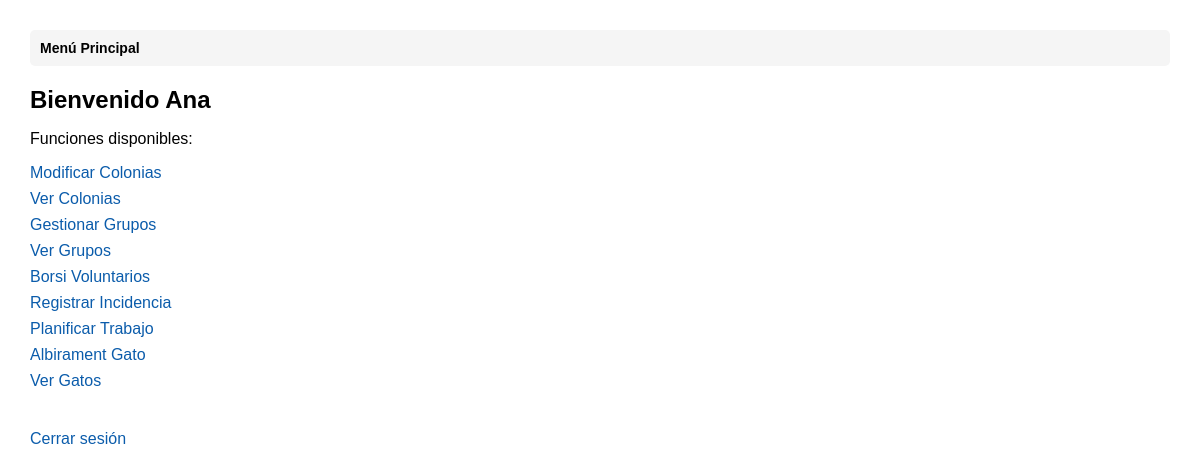
The app's page /menu.php (signed in), older data.
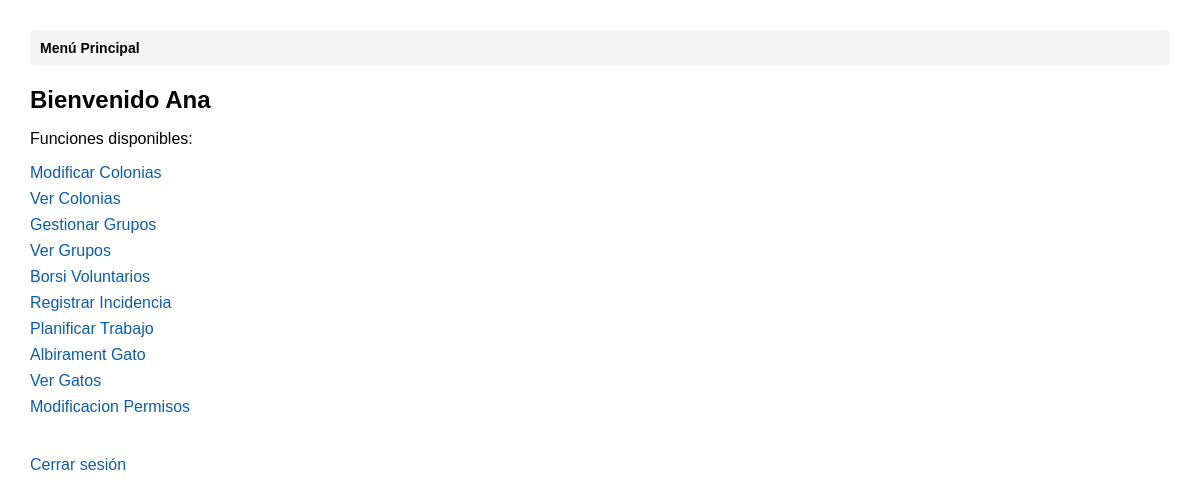
The same page, newer data.
### tables this page shows
CREATE TABLE FUNCION(
    idFuncion INT PRIMARY KEY AUTO_INCREMENT,
    nombre VARCHAR(200),
    ruta VARCHAR(300)
);

### menu.php (the view, shortened to what this page needs)
<?php
require_once 'header.php';
$con = mysqli_connect('localhost', 'root', '', 'BD2_Prac2');
$idPersona = (int) $_SESSION['idPersona'];
$sqlFuncs = sprintf(
    "SELECT f.nombre, f.ruta
     FROM PER_ROL pr
     JOIN ROL r ON pr.idRol = r.idRol
     JOIN PUEDEHACER ph ON r.idRol = ph.idRol
     JOIN FUNCION f ON ph.idFuncion = f.idFuncion
     WHERE pr.idPersona = %d",
    $idPersona
);
$resFuncs = mysqli_query($con, $sqlFuncs);
?>
<!DOCTYPE html>
<html lang="es">
<head>
</head>
<body>
    <?php displayBreadcrumbs(); ?>
    <h2>Bienvenido <?php echo htmlspecialchars($_SESSION['nombre']); ?></h2>
    <p>Funciones disponibles:</p>
    <ul>
        <?php
        if ($resFuncs && mysqli_num_rows($resFuncs) > 0) {
            while ($f = mysqli_fetch_assoc($resFuncs)) {
                $ruta = !empty($f['ruta'])
                    ? $f['ruta']
                    : 'BD249482420/' . strtolower(str_replace(' ', '_', $f['nombre'])) . '.php';
                if (substr($ruta, -5) === '.html') {
                    $possiblePhp = substr($ruta, 0, -5) . '.php';
                    if (file_exists(__DIR__ . '/' . $possiblePhp)) {
                        $ruta = $possiblePhp;
                    }
                }
                echo '<li><a href="' . htmlspecialchars($ruta) . '">' . htmlspecialchars($f['nombre']) . '</a></li>';
            }
        } else {
            echo '<li>(No hay funciones asignadas)</li>';
        }
        ?>
    </ul>
    <a class="logout" href="login.html">Cerrar sesión</a>
</body>
</html>

### header.php (shortened to what this page needs)
<?php
function displayBreadcrumbs() {
    echo '<nav style="background-color: #f5f5f5; padding: 10px; margin-bottom: 20px; border-radius: 5px;">';
    echo '<div style="font-size: 14px;">';
    $total = count($_SESSION['breadcrumbs']);
    foreach ($_SESSION['breadcrumbs'] as $index => $crumb) {
        if ($index < $total - 1) {
            $url = $crumb['url'];
            $separator = (strpos($url, '?') !== false) ? '&' : '?';
            $url .= $separator . 'breadcrumb_index=' . ($index + 1);
            echo '<a href="' . htmlspecialchars($url) . '" style="color: #0066cc; text-decoration: none;">';
            echo htmlspecialchars($crumb['titulo']);
            echo '</a>';
            echo ' <span style="color: #666;"> / </span> ';
        } else {
            echo '<strong>' . htmlspecialchars($crumb['titulo']) . '</strong>';
        }
    }
    echo '</div>';
    echo '</nav>';
}
?>

### menu.php (style rules this page uses)
body { font-family: Arial, sans-serif; margin: 30px; }
h2 { margin-bottom: 10px; }
ul { list-style: none; padding: 0; }
li { margin: 8px 0; }
a { color: #0b5cab; text-decoration: none; }
.logout { margin-top: 24px; display: inline-block; }

Row changes from the older to the newer data that the page shows:
added funcion: nombre "Modificacion Permisos"
